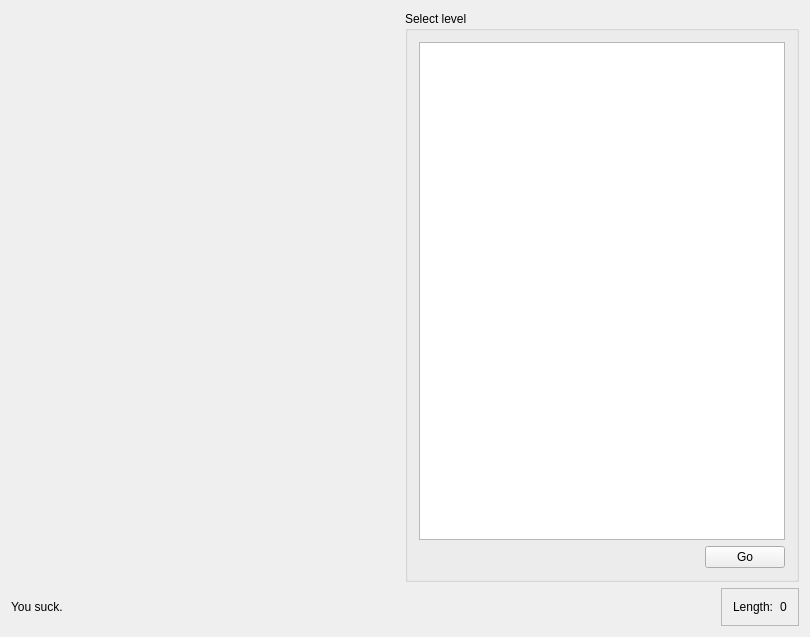
<?xml version="1.0" encoding="UTF-8"?>
<ui version="4.0">
 <class>MainWindow</class>
 <widget class="QMainWindow" name="MainWindow">
  <property name="geometry">
   <rect>
    <x>0</x>
    <y>0</y>
    <width>810</width>
    <height>637</height>
   </rect>
  </property>
  <property name="windowTitle">
   <string>Snake</string>
  </property>
  <widget class="QWidget" name="centralWidget">
   <layout class="QGridLayout" name="gridLayout">
    <item row="0" column="0">
     <widget class="Canvas" name="canvas" native="true">
      <property name="sizePolicy">
       <sizepolicy hsizetype="Expanding" vsizetype="Expanding">
        <horstretch>0</horstretch>
        <verstretch>0</verstretch>
       </sizepolicy>
      </property>
      <property name="baseSize">
       <size>
        <width>0</width>
        <height>0</height>
       </size>
      </property>
      <property name="focusPolicy">
       <enum>Qt::StrongFocus</enum>
      </property>
     </widget>
    </item>
    <item row="0" column="1">
     <widget class="QGroupBox" name="menuBox">
      <property name="title">
       <string>Select level</string>
      </property>
      <layout class="QGridLayout" name="gridLayout_2">
       <item row="0" column="0" colspan="2">
        <widget class="QListWidget" name="levelList"/>
       </item>
       <item row="1" column="0">
        <spacer name="horizontalSpacer_2">
         <property name="orientation">
          <enum>Qt::Horizontal</enum>
         </property>
         <property name="sizeType">
          <enum>QSizePolicy::Expanding</enum>
         </property>
         <property name="sizeHint" stdset="0">
          <size>
           <width>280</width>
           <height>20</height>
          </size>
         </property>
        </spacer>
       </item>
       <item row="1" column="1">
        <widget class="QPushButton" name="playBtn">
         <property name="text">
          <string>Go</string>
         </property>
        </widget>
       </item>
      </layout>
     </widget>
    </item>
    <item row="1" column="0" colspan="2">
     <layout class="QHBoxLayout" name="horizontalLayout_2">
      <item>
       <widget class="QLabel" name="infoLabel">
        <property name="text">
         <string>You suck.</string>
        </property>
       </widget>
      </item>
      <item>
       <spacer name="horizontalSpacer">
        <property name="orientation">
         <enum>Qt::Horizontal</enum>
        </property>
        <property name="sizeHint" stdset="0">
         <size>
          <width>40</width>
          <height>20</height>
         </size>
        </property>
       </spacer>
      </item>
      <item>
       <widget class="QFrame" name="rightFrame">
        <property name="frameShape">
         <enum>QFrame::StyledPanel</enum>
        </property>
        <property name="frameShadow">
         <enum>QFrame::Raised</enum>
        </property>
        <layout class="QHBoxLayout" name="horizontalLayout_4">
         <item>
          <widget class="QLabel" name="visualLengthLabel">
           <property name="text">
            <string>Length:</string>
           </property>
          </widget>
         </item>
         <item>
          <widget class="QLabel" name="lengthLabel">
           <property name="text">
            <string>0</string>
           </property>
          </widget>
         </item>
        </layout>
       </widget>
      </item>
     </layout>
    </item>
   </layout>
  </widget>
 </widget>
 <layoutdefault spacing="6" margin="11"/>
 <customwidgets>
  <customwidget>
   <class>Canvas</class>
   <extends>QWidget</extends>
   <header>canvas.h</header>
   <container>1</container>
  </customwidget>
 </customwidgets>
 <resources/>
 <connections/>
</ui>
